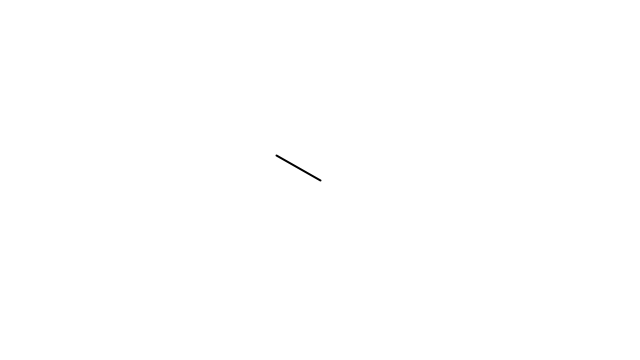
Frame 1 (no input)
Frame 60 (the mouse pressed at the canvas centre just before this capture): identical to frame 1, image omitted
Frame 120 (the mouse held since frame 60 and released just before this capture): blank canvas, image omitted

The Processing sketch that drew this single still picture (run headless with seeded random() and noise(); from frame 60 on, the mouse is pressed at the canvas centre):

// Processing sketch: VectorNormalize
// ── VectorNormalize.pde
void setup() {
  size(640,360);
}

void draw() {
  background(255);
  
    // A vector that points to the mouse position
    PVector mouse = new PVector(mouseX,mouseY);
    // A vector that points to the center of the window
    PVector center = new PVector(width/2,height/2);
    // Subtract center from mouse which results in a vector that points from center to mouse
    mouse.sub(center);
    
    // Normalize the vector
    mouse.normalize();
    
    // Multiply its length by 50
    mouse.mult(50);
  
    translate(width/2,height/2);
    // Draw the resulting vector
    stroke(0);
    strokeWeight(2);
    line(0,0,mouse.x,mouse.y);
  
}
